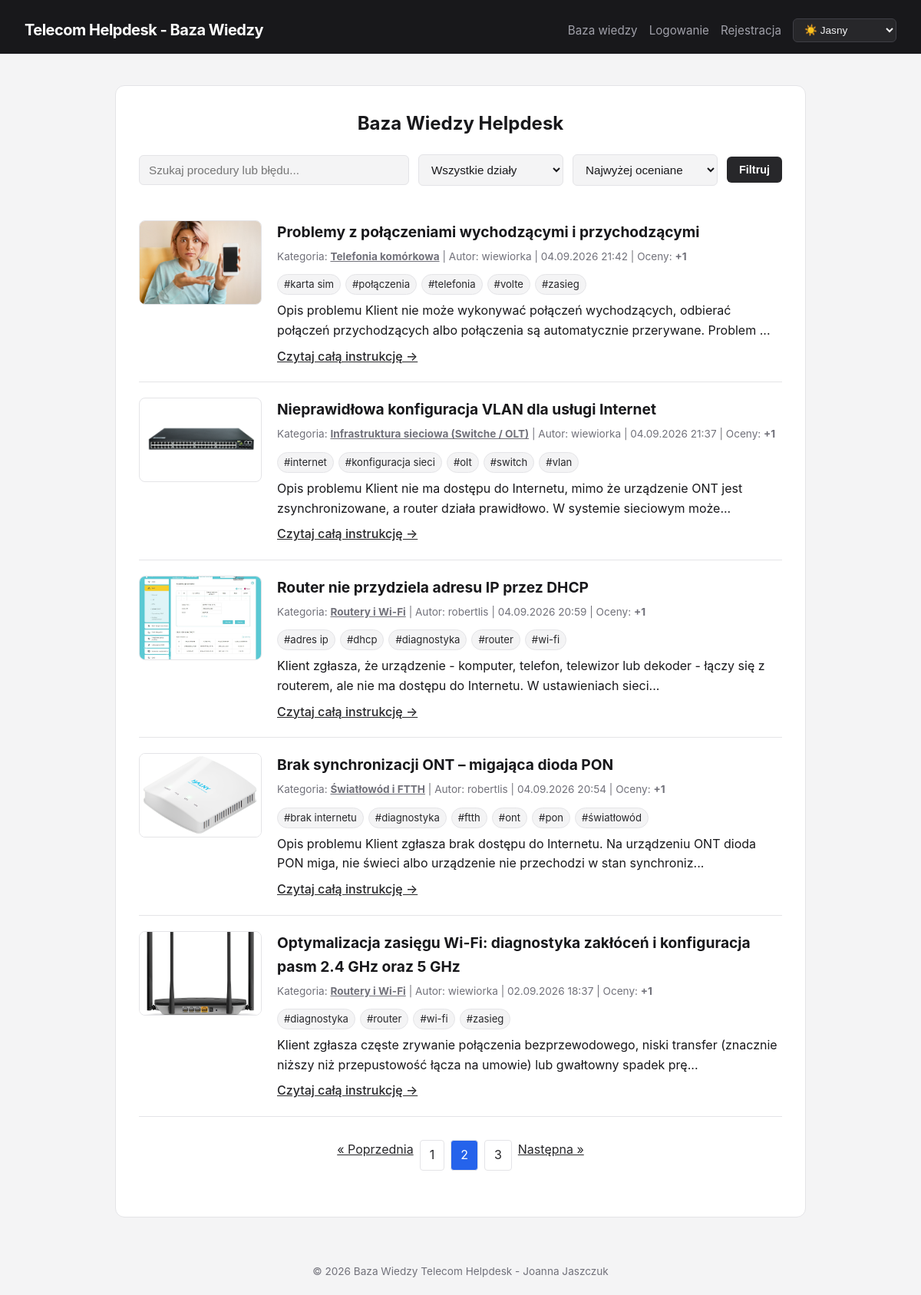
The app's page /index.php?page=2 with its own data.
### tables this page shows
CREATE TABLE `articles` (
  `id` int(11) NOT NULL,
  `title` varchar(255) NOT NULL,
  `content` text NOT NULL,
  `image` varchar(255) DEFAULT NULL,
  `category_id` int(11) NOT NULL,
  `user_id` int(11) NOT NULL,
  `is_pinned` tinyint(1) NOT NULL DEFAULT 0,
  `is_archived` tinyint(1) NOT NULL DEFAULT 0,
  `created_at` timestamp NOT NULL DEFAULT current_timestamp()
);

CREATE TABLE `categories` (
  `id` int(11) NOT NULL,
  `name` varchar(100) NOT NULL
);

CREATE TABLE `users` (
  `id` int(11) NOT NULL,
  `username` varchar(50) NOT NULL,
  `password` varchar(255) NOT NULL,
  `role` varchar(20) NOT NULL DEFAULT 'user',
  `is_active` tinyint(1) NOT NULL DEFAULT 1,
  `created_at` timestamp NOT NULL DEFAULT current_timestamp()
);

### includes/tags.php (called while the page is built, shortened)
<?php
function getArticleTags(PDO $pdo, int $articleId): array
{
    $stmt = $pdo->prepare(
        'SELECT t.name
         FROM tags t
         JOIN article_tags at ON at.tag_id = t.id
         WHERE at.article_id = ?
         ORDER BY t.name ASC'
    );
    $stmt->execute([$articleId]);
    return $stmt->fetchAll(PDO::FETCH_COLUMN);
}

### index.php (the view, shortened to what this page needs)
<?php
require_once 'includes/db.php';
require_once 'includes/tags.php';
require_once 'includes/header.php';
$search = trim($_GET['search'] ?? '');
$categoryFilter = (int)($_GET['cat'] ?? 0);
$selectedTags = [];
$selectedTags = array_keys($selectedTags);
$sort = $_GET['sort'] ?? 'popular';
$page = max(1, (int)($_GET['page'] ?? 1));
$perPage = 5;
$countSql = "SELECT COUNT(*) FROM articles a WHERE 1=1";
$countParams = [];
$countStmt = $pdo->prepare($countSql);
$countStmt->execute($countParams);
$totalArticles = (int)$countStmt->fetchColumn();
$totalPages = max(1, (int)ceil($totalArticles / $perPage));
$offset = ($page - 1) * $perPage;
$sql = "SELECT a.*, c.name AS category_name, u.username,
               COUNT(r.id) AS upvotes_count
        FROM articles a
        JOIN categories c ON a.category_id = c.id
        JOIN users u ON a.user_id = u.id
        LEFT JOIN ratings r ON a.id = r.article_id
        WHERE 1=1";
$params = [];
$sql .= " GROUP BY a.id";
if ($sort === 'popular') {
    $sql .= " ORDER BY a.is_pinned DESC, upvotes_count DESC, a.created_at DESC";
} else {
    $sql .= " ORDER BY a.is_pinned DESC, a.created_at DESC";
}
$sql .= " LIMIT " . (int)$perPage . " OFFSET " . (int)$offset;
$stmt = $pdo->prepare($sql);
$stmt->execute($params);
$articles = $stmt->fetchAll();
?>
<h2 class="page-heading">Baza Wiedzy Helpdesk</h2>
<form method="GET" action="index.php" class="filters-form">
    <input type="text" name="search" placeholder="Szukaj procedury lub błędu..." value="<?= htmlspecialchars($search) ?>">
    <select name="cat">
        <option value="0">Wszystkie działy</option>
    </select>
    <select name="sort">
        <option value="popular" <?= $sort === 'popular' ? 'selected' : '' ?>>Najwyżej oceniane</option>
    </select>
    <button type="submit">Filtruj</button>
</form>
<div class="articles-list">
    <?php if (empty($articles)): ?>
        <p>Brak artykułów spełniających kryteria.</p>
    <?php else: ?>
        <?php foreach ($articles as $art): ?>
            <?php $isOutdated = $art['category_name'] === 'Nieaktualne'; ?>
            <article class="article-card" style="<?= $isOutdated ? 'border-left: 4px solid #9ca3af; background: rgba(156, 163, 175, 0.08);' : (!empty($art['is_pinned']) ? 'border-left: 4px solid #f59e0b; background: rgba(245, 158, 11, 0.05);' : '') ?>">
                <?php if (!empty($art['image']) && file_exists('uploads/' . $art['image'])): ?>
                    <div class="article-thumbnail">
                        <a href="article.php?id=<?= $art['id'] ?>">
                            <img src="uploads/<?= htmlspecialchars($art['image']) ?>" alt="<?= htmlspecialchars($art['title']) ?>">
                        </a>
                    </div>
                <?php endif; ?>
                <div class="article-body">
                    <h3>
                        <a href="article.php?id=<?= $art['id'] ?>" class="<?= $isOutdated ? 'outdated-title' : '' ?>"><?= htmlspecialchars($art['title']) ?></a>
                    </h3>
                    <p class="article-meta">
                        Kategoria:
                        <a class="category-link" href="index.php?cat=<?= $art['category_id'] ?>"><strong><?= htmlspecialchars($art['category_name']) ?></strong></a>
                        | Autor: <?= htmlspecialchars($art['username']) ?>
                        | <?= date('d.m.Y H:i', strtotime($art['created_at'])) ?>
                        | Oceny: <strong><?= $isOutdated ? '0' : '+' . (int)$art['upvotes_count'] ?></strong>
                    </p>
                    <?php $articleTags = getArticleTags($pdo, (int)$art['id']); ?>
                    <?php if (!empty($articleTags)): ?>
                        <div class="article-tags">
                            <?php foreach ($articleTags as $tag): ?>
                                <?php $tagParams = ['search' => $search, 'cat' => $categoryFilter, 'sort' => $sort, 'tag' => array_values(array_unique(array_merge($selectedTags, [$tag])))]; ?>
                                <a href="index.php?<?= htmlspecialchars(http_build_query($tagParams)) ?>" class="tag-link">#<?= htmlspecialchars($tag) ?></a>
                            <?php endforeach; ?>
                        </div>
                    <?php endif; ?>
                    <p><?= htmlspecialchars(mb_substr($art['content'], 0, 150)) ?>...</p>
                    <a href="article.php?id=<?= $art['id'] ?>" class="read-more">Czytaj całą instrukcję &rarr;</a>
                </div>
            </article>
        <?php endforeach; ?>
        <?php if ($totalPages > 1): ?>
            <div class="pagination" style="display: flex; gap: 8px; justify-content: center; margin: 30px 0;">
                <?php if ($page > 1): ?>
                    <?php $prevParams = array_merge($_GET, ['page' => $page - 1]); ?>
                    <a href="index.php?<?= http_build_query($prevParams) ?>" class="page-link">&laquo; Poprzednia</a>
                <?php endif; ?>
                <?php for ($i = 1; $i <= $totalPages; $i++): ?>
                    <?php $pageParams = array_merge($_GET, ['page' => $i]); ?>
                    <a href="index.php?<?= http_build_query($pageParams) ?>"
                       class="page-link <?= $i === $page ? 'active' : '' ?>"
                       style="padding: 6px 12px; border: 1px solid var(--border-color); text-decoration: none; border-radius: 4px; <?= $i === $page ? 'background: var(--btn-bg, #2563eb); color: #fff;' : '' ?>">
                        <?= $i ?>
                    </a>
                <?php endfor; ?>
                <?php if ($page < $totalPages): ?>
                    <?php $nextParams = array_merge($_GET, ['page' => $page + 1]); ?>
                    <a href="index.php?<?= http_build_query($nextParams) ?>" class="page-link">Następna &raquo;</a>
                <?php endif; ?>
            </div>
        <?php endif; ?>
    <?php endif; ?>
</div>
<?php require_once 'includes/footer.php'; ?>

### assets/css/style.css (style rules this page uses)
:root, [data-theme="light"] { --bg-main: #f4f4f5; --bg-card: #ffffff; --bg-header: #18181b; --text-main: #18181b; --text-muted: #71717a; --border-color: #e4e4e7; --accent: #27272a; --accent-hover: #3f3f46; --accent-text: #ffffff; }
* { box-sizing: border-box; margin: 0; padding: 0; }
body, .container, .main-header, .article-card, button, input, select, textarea { transition: background-color 0.25s ease, color 0.25s ease, border-color 0.25s ease; }
body { font-family: -apple-system, BlinkMacSystemFont, "Segoe UI", Roboto, sans-serif; background-color: var(--bg-main); color: var(--text-main); line-height: 1.6; min-height: 100vh; display: flex; flex-direction: column; }
input[type="text"], input[type="email"], input[type="password"], select, textarea { width: 100%; padding: 10px 12px; margin-top: 6px; border: 1px solid var(--border-color); border-radius: 6px; background-color: var(--bg-main); color: var(--text-main); font-size: 0.95rem; }
button { background-color: var(--accent); color: var(--accent-text); padding: 9px 16px; border: none; border-radius: 6px; font-weight: 600; font-size: 0.9rem; cursor: pointer; text-decoration: none; display: inline-block; }
a { color: var(--accent); }
.category-link { color: var(--text-muted); }
.filters-form { display: flex; gap: 12px; align-items: center; flex-wrap: wrap; margin-bottom: 25px; }
.filters-form input[type="text"] { flex: 2; min-width: 200px; margin-top: 0; }
.filters-form select { flex: 1; min-width: 150px; margin-top: 0; }
.auth-heading, .auth-switch, .page-heading { text-align: center; }
.page-heading { margin-bottom: 20px; }
.article-card { display: flex; gap: 20px; align-items: flex-start; padding: 20px 0; border-bottom: 1px solid var(--border-color); }
.article-thumbnail { flex-shrink: 0; width: 160px; height: 110px; border-radius: 8px; overflow: hidden; border: 1px solid var(--border-color); }
.article-thumbnail img { width: 100%; height: 100%; object-fit: cover; display: block; }
.article-body { flex: 1; }
.article-body h3 a { color: var(--text-main); text-decoration: none; font-size: 1.2rem; }
.article-meta { font-size: 0.85rem; color: var(--text-muted); margin: 6px 0 12px 0; }
.read-more { display: inline-block; margin-top: 8px; font-weight: 500; }
.article-tags { display: flex; flex-wrap: wrap; gap: 6px; margin: 8px 0; }
.tag-link { display: inline-block; padding: 2px 8px; border: 1px solid var(--border-color); border-radius: 999px; color: var(--accent); background: var(--bg-main); font-size: 0.82rem; text-decoration: none; }

### records on screen
articles: image (picture), title "Problemy z połączeniami wychodzącymi i przychodzącymi", category.name "Telefonia komórkowa", user.username "wiewiorka", created_at "04.09.2026 21:42", upvotes_count "1", tag "karta sim", tag "połączenia", tag "telefonia", tag "volte", tag "zasieg", content "Opis problemu Klient nie może wykonywać połączeń wychodzących, odbierać połączeń przychodzących albo połączenia są automatycznie przerywane. Problem"
articles: image (picture), title "Nieprawidłowa konfiguracja VLAN dla usługi Internet", category.name "Infrastruktura sieciowa (Switche / OLT)", user.username "wiewiorka", created_at "04.09.2026 21:37", upvotes_count "1", tag "internet", tag "konfiguracja sieci", tag "olt", tag "switch", tag "vlan", content "Opis problemu Klient nie ma dostępu do Internetu, mimo że urządzenie ONT jest zsynchronizowane, a router działa prawidłowo. W systemie sieciowym może"
articles: image (picture), title "Router nie przydziela adresu IP przez DHCP", category.name "Routery i Wi-Fi", user.username "robertlis", created_at "04.09.2026 20:59", upvotes_count "1", tag "adres ip", tag "dhcp", tag "diagnostyka", tag "router", tag "wi-fi", content "Klient zgłasza, że urządzenie - komputer, telefon, telewizor lub dekoder - łączy się z routerem, ale nie ma dostępu do Internetu. W ustawieniach sieci"
articles: image (picture), title "Brak synchronizacji ONT – migająca dioda PON", category.name "Światłowód i FTTH", user.username "robertlis", created_at "04.09.2026 20:54", upvotes_count "1", tag "brak internetu", tag "diagnostyka", tag "ftth", tag "ont", tag "pon", tag "światłowód", content "Opis problemu Klient zgłasza brak dostępu do Internetu. Na urządzeniu ONT dioda PON miga, nie świeci albo urządzenie nie przechodzi w stan synchroniz"
articles: image (picture), title "Optymalizacja zasięgu Wi-Fi: diagnostyka zakłóceń i konfiguracja pasm 2.4 GHz oraz 5 GHz", category.name "Routery i Wi-Fi", user.username "wiewiorka", created_at "02.09.2026 18:37", upvotes_count "1", tag "diagnostyka", tag "router", tag "wi-fi", tag "zasieg", content "Klient zgłasza częste zrywanie połączenia bezprzewodowego, niski transfer (znacznie niższy niż przepustowość łącza na umowie) lub gwałtowny spadek prę"
